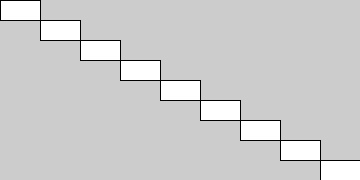
Frame 1 (no input)
Frame 60 (the mouse pressed at the canvas centre just before this capture): identical to frame 1, image omitted
Frame 120 (the mouse held since frame 60 and released just before this capture): identical to frame 1, image omitted

The Processing sketch that drew this single still picture (run headless with seeded random() and noise(); from frame 60 on, the mouse is pressed at the canvas centre):

// Processing sketch: sketch_3_a
// ── sketch_3_a.pde
void setup() {
  size(360, 180);
}

void draw() {
  for(int n=0;n<height;n+=20){
    rect(n*2, n, 40, 20);
  }
}
